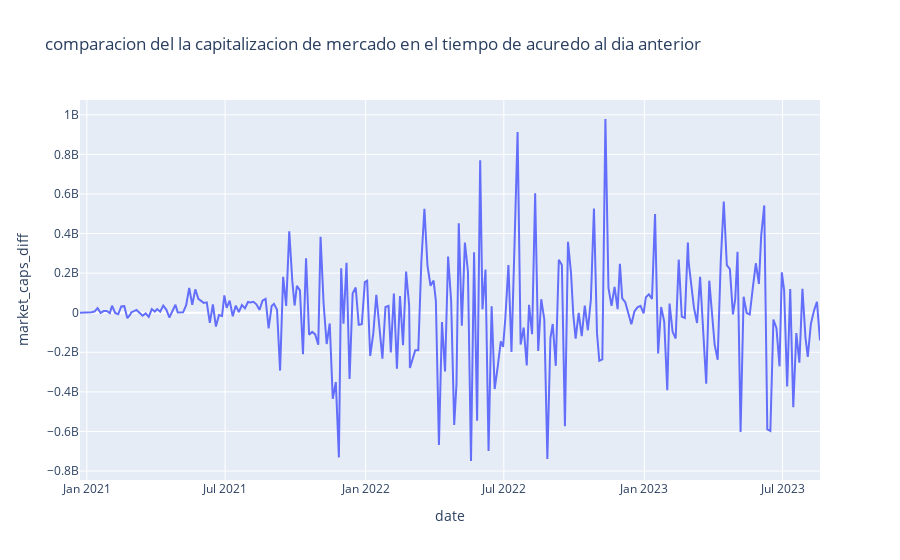

Notebook code for this chart:
### Markdown cell above
se puede obserbar que las lineas son muy similares solo que el precio esta en miles y la capitalizacion del mercado esta en miles de millones

### Code cell
fig_price_returns = px.line(staked_ether_df, x='date', y='market_caps_diff', title='comparacion del la capitalizacion de mercado en el tiempo de acuredo al dia anterior')
fig_price_returns.show()

### Figure 1 — Plotly figure (JSON) as saved in the notebook; plotly's stock layout.template omitted (floating-point values rounded to 4 significant figures; data arrays with more than 128 entries replaced by an {"elided": "..."} marker saying what was removed)
{"data": [{"hovertemplate": "date=%{x}<br>market_caps_diff=%{y}<extra></extra>", "legendgroup": "", "line": {"color": "#636efa", "dash": "solid"}, "marker": {"symbol": "circle"}, "mode": "lines", "name": "", "orientation": "v", "showlegend": false, "type": "scatter", "x": {"elided": "253 str values"}, "xaxis": "x", "y": {"elided": "253 float values"}, "yaxis": "y"}], "layout": {"legend": {"tracegroupgap": 0}, "title": {"text": "comparacion del la capitalizacion de mercado en el tiempo de acuredo al dia anterior"}, "xaxis": {"anchor": "y", "domain": [0, 1], "title": {"text": "date"}}, "yaxis": {"anchor": "x", "domain": [0, 1], "title": {"text": "market_caps_diff"}}}}
